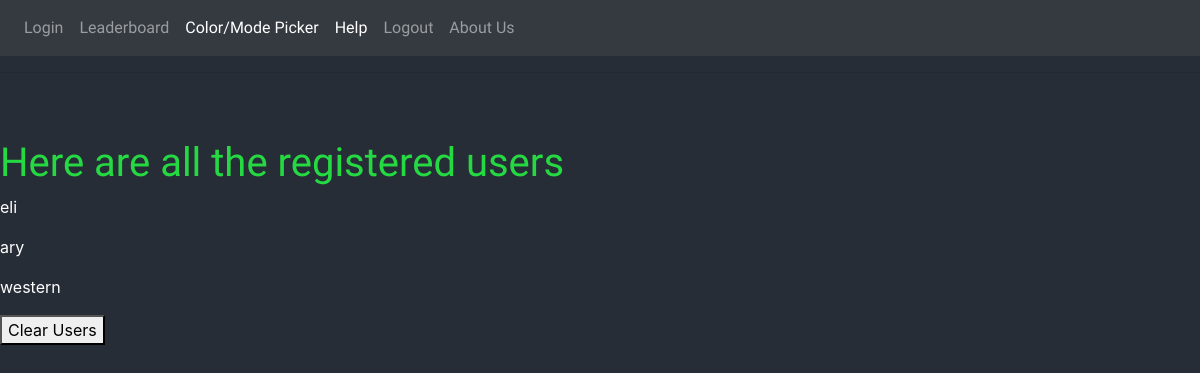
The page /adminpanel on the database as committed earlier.
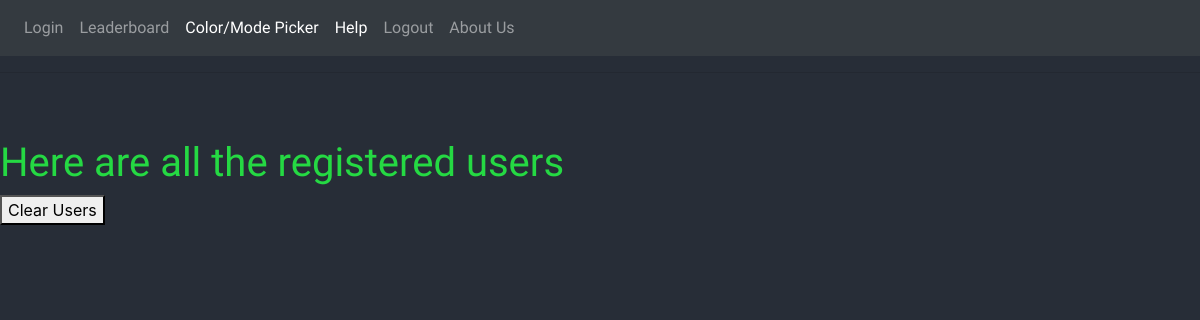
The same page on the database as committed later.
### mygame/models.py (models this page shows, shortened)
class User(UserMixin, db.Model):
    id = db.Column(db.Integer, primary_key=True)
    username = db.Column(db.String(64), index=True, unique=True)
    userscore = db.Column(db.Integer, default=0)
    blackscore = db.Column(db.Integer, default=0)
    hardscore = db.Column(db.Integer, default=0)
    password_hash = db.Column(db.String(128))
    posts = db.relationship('Post', backref='author', lazy='dynamic')

### mygame/routes.py (the view)
@app.route('/adminpanel')
def admin():
    users = User.query.all()
    return render_template('adminpanel.html', title='Admin Page', users=users)

### mygame/templates/adminpanel.html
{% extends "base.html" %}
{% block content %}
    <h1>Here are all the registered users</h1>
    {% for user in users %}
    <div><p>{{ user.username }}</p></div>
    {% endfor %}
    <form action="/adminpanel/" method="post">
      <button name="Clear Users" type="submit"> Clear Users </button>
{% endblock %}:

Rows that differ between the two databases and show on the page:
removed User: username "eli"
removed User: username "ary"
removed User: username "western"
